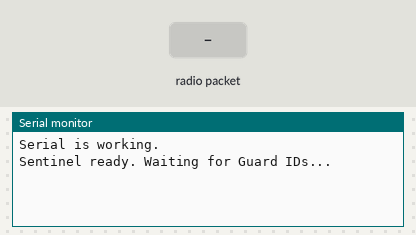
Bench run of a sketch on a simulated Arduino Uno, built with avr-gcc and run on an emulated ATmega328P. Shown: the last lines printed to the serial monitor. The inputs (shaded band) are chosen by the test bench. No radio packets arrive unless stated.

Above: at 3.2 s.
3.3 s: radio packet "1" arrives
At 4.2 s:
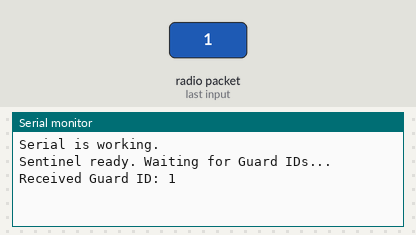
4.8 s: radio packet "0" arrives
At 5.3 s:
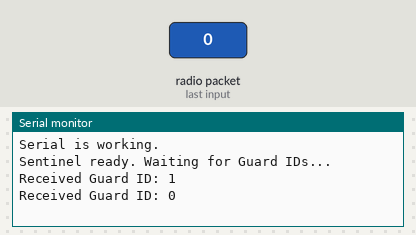
6.3 s: radio packet "2" arrives
At 7.6 s:
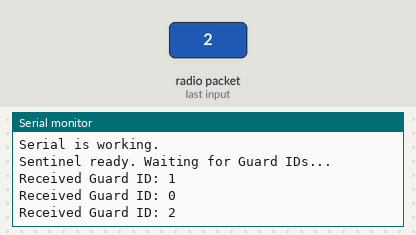

Measured:
- after the input at 3.3 s, the serial monitor: prints a new line at once (image 1)
- after the input at 4.8 s, the serial monitor: prints a new line at once (image 2)
- after the input at 6.3 s, the serial monitor: prints a new line at once (image 3)

The sketch:

test_SRX.ino
```cpp
#include <RH_ASK.h>
#include <SPI.h>  // RadioHead requires this include.

// Must exactly match Guard's RadioHead bitrate and its TX pin configuration.
constexpr uint16_t RADIO_BITRATE = 2000;
constexpr uint8_t RX_PIN = 2;

// bitrate, receive pin, unused transmit pin, unused PTT pin
RH_ASK radio(RADIO_BITRATE, RX_PIN, 3, 4);

void setup() {
  Serial.begin(115200);
  delay(2000);
  Serial.println("Serial is working.");

  if (!radio.init()) {
    Serial.println("SRX882 / RadioHead initialization failed.");
    while (true) {
    }
  }

  Serial.println("Sentinel ready. Waiting for Guard IDs...");
}

void loop() {
  // Extra byte allows us to add a string terminator safely.
  uint8_t received[RH_ASK_MAX_MESSAGE_LEN + 1];
  uint8_t receivedLength = RH_ASK_MAX_MESSAGE_LEN;

  while(true) {
    // True only when RadioHead detects a complete, valid packet.
    if (radio.recv(received, &receivedLength)) {
      received[receivedLength] = '\0';

      Serial.print("Received Guard ID: ");
      Serial.println((char *)received);
    }
  }
}
```
